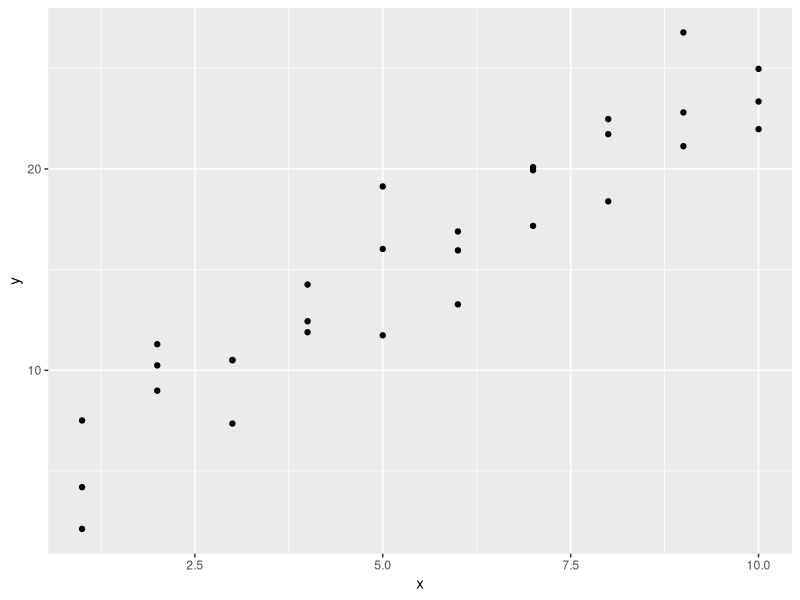
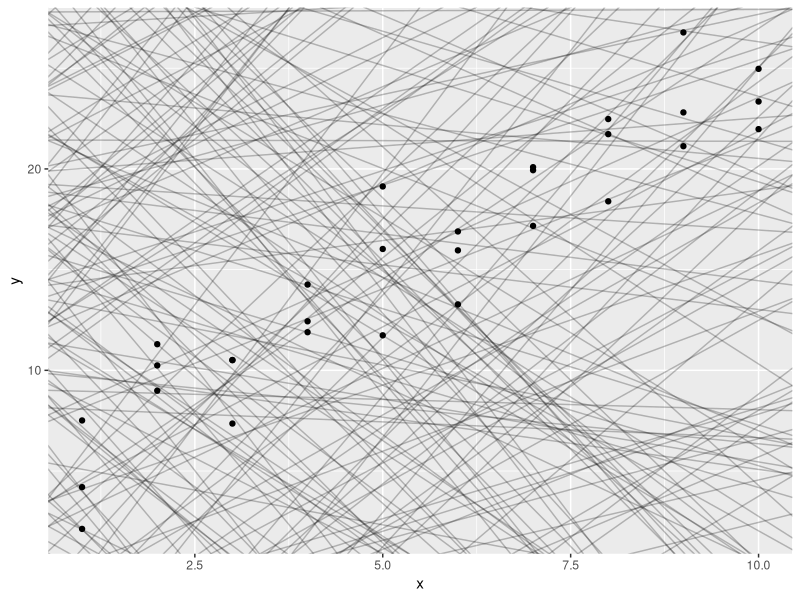
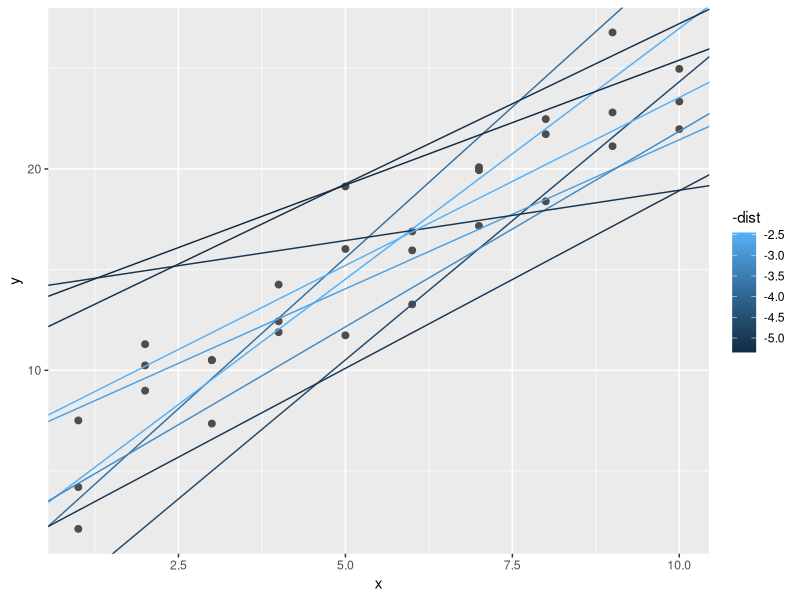
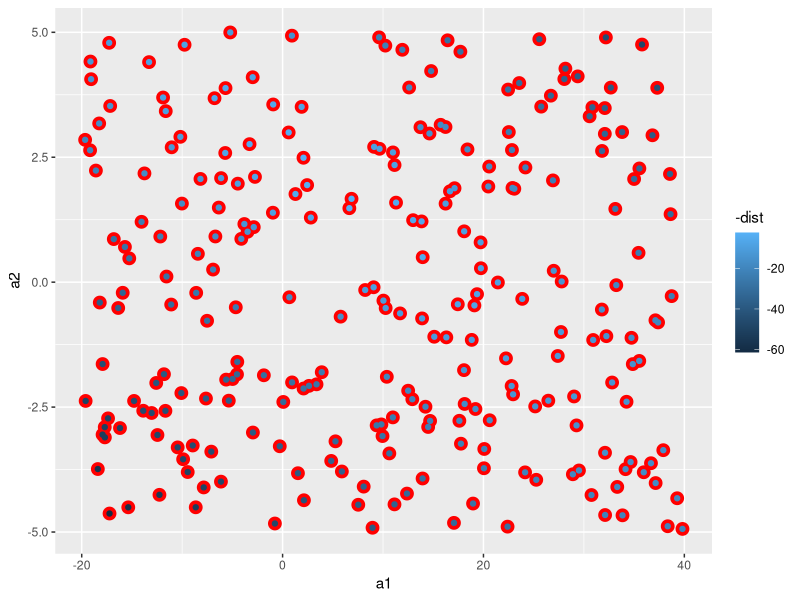
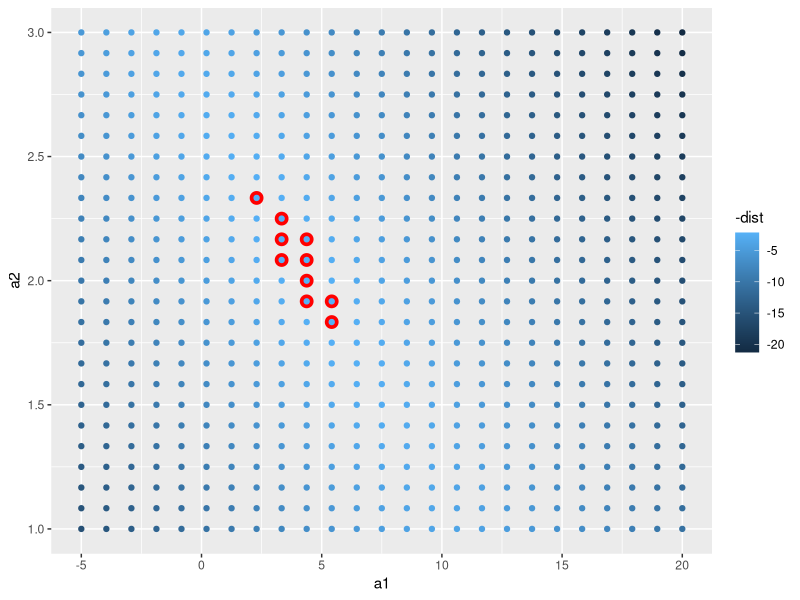
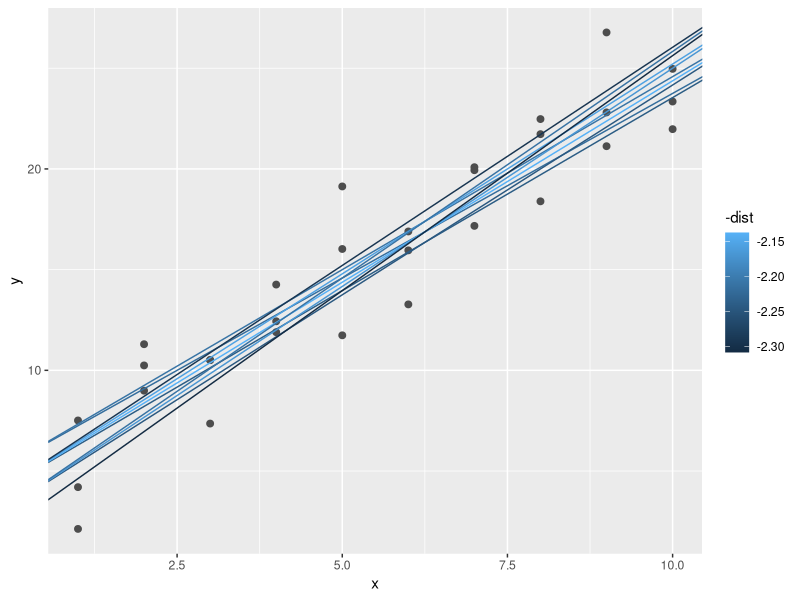
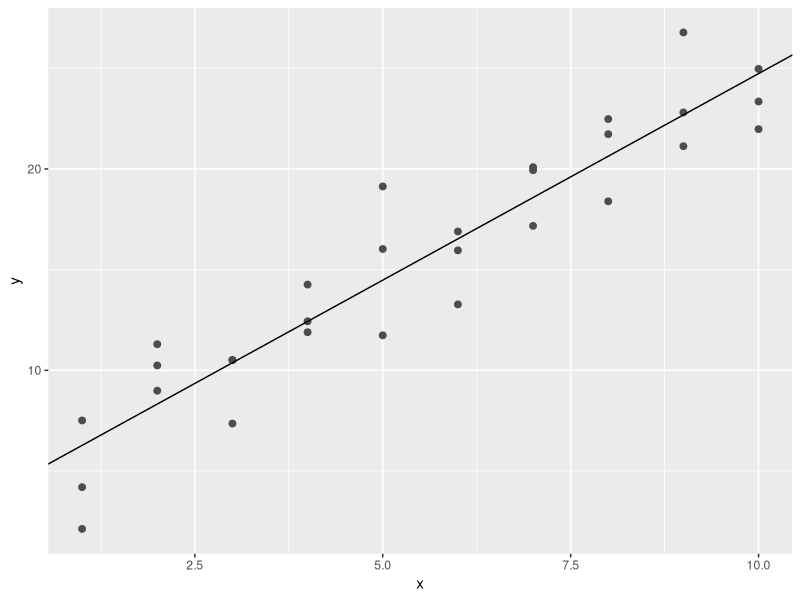
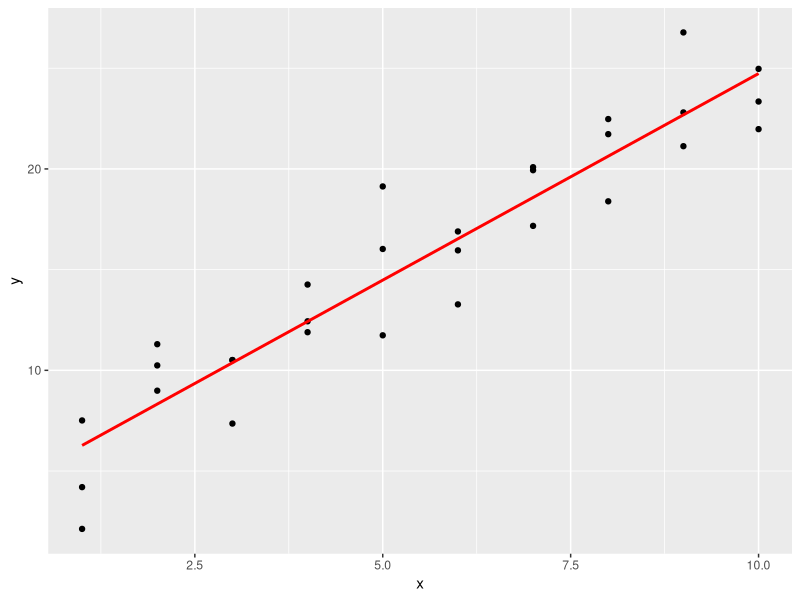

Source code (R) for these figures, in order: (Note: this script raises an error after producing the figures.)
############ INTRODUÇÃO
# O objetivo de um modelo é fornecer um resumo simples de baixa dimensão de um conjunto de dados.

# Há duas partes em um modelo:
# 1) Primeiro define uma família de modelos que expressa um padrão preciso, mas genérico, e que deseja
# capturar. Ex: O Padrão pode ser uma linha reta, ou uma curva quadrática. Expressará a família de 
# modelo como uma equeção.

# 2) Depois gera um modelo ajustado ao encontrar o modelo da família que seja mais próximo de seus
# dados. Isso pega a família genérica do modelo e a torna específica.

# É importante entender que um modelo ajustado é apenas o modelo mais próximo de uma família de 
# modelos.
# O objetivo de um modelo não é descobrir a verdade, mas descobrir uma aproximação simples que ainda
# seja útil.

########## PRÉ-REQUISITOS
# Nesse capítulo será usado o pacote modelr, que envolve as funções de modelagem do R base para fazê-lo
# naturalmente em um pipe.
library(tidyverse)

library(modelr)
options(na.action = na.warn)

##################### UM MODELO SIMPLES
# Dar uma olhada no conjunto de dados simulados sim1. Contém duas variáveis contínuas, x e y
# Construiremos um gráfico para verificar como estão relacionadas:
ggplot(sim1, aes(x,y)) +
  geom_point()

# Para esse caso simples, podemos usar geom_abline(), que recebe uma inclinação e uma interseção como 
# parâmetros. Mais tarde aprenderemos mais técnicas gerais que funcionam com qualquer modelo:
models <- tibble(
  a1 = runif(250, -20, 40),
  a2 = runif(250, -5, 5)
)

ggplot(sim1, aes(x, y))+
  geom_abline(
    aes(intercept = a1, slope = a2),
    data = models, alpha = 1/4
  ) + 
  geom_point()

# Uma maneira fácil de começar é encontrando a distância vertical entre cada ponto e o modelo.
# Essa distância é apenas a diferença entre o valor de y dado pelo modelo (a previsão) e o valor real
# de y nos dados (a resposta).

# Para calcular a distância, primeiro transformamos nossa família de modelos em uma função R. Recebe
# os parâmetros do modelo e os dados como entradas, e dá valores previstos pelo modelo como saída:
model1 <- function(a, data) {
  a[1] + data$x * a[2]
}
model1(c(7, 1, 5), sim1)

# Em seguida, precisamos de uma maneira de calcular a distância geral entre os valores previstos e 
# reiais. O gráfico mostra 30 distâncias como colapsar isso em um único número?

# Uma maneira comum de fazer isso em estatística é usar o "desvio da raiz do valor quadrático médio".
# Nós calculamos a diferença entre real e previsto,elevamos ao quadrado, tiramos sua média e, então 
# determinamos a raiz quadrada. Essa distância tem várias propriedades matemáticas atraentes.
measure_distance <- function(mod, data){
  diff <- data$y - model1(mod, data)
  sqrt (mean(diff ^ 2))
}
measure_distance(c(7, 1, 5), sim1)

# Agora podemos usar o purrr para calcular a distância para todos os modelos definidos anteriormente
# Precisamos de uma função auxiliar, já que nossa função de distância espera o modelo como um vetor
# numérico de comprimento 2:
sim1_dist <- function(a1, a2){
  measure_distance(c(a1, a2), sim1)
}

models <- models %>%
  mutate(dist = purrr::map2_dbl(a1, a2, sim1_dist))
models

# Em seguida vamos sobrepor os 10 melhores modelos sobre os dados. Colori os modelos com -dist: essa
# é a maneira mais eficaz de garantir que os melhores modelos(isto é, os que têm a menor distância),
# recebam as cores mais brilhantes:
# www.altabooks.com.br 
ggplot(sim1, aes(x, y)) +
  geom_point(size = 2, color = "grey30") +
  geom_abline(
    aes(intercept = a1, slope = a2, color = -dist),
    data = filter(models, rank(dist) <= 10)
  )

# Também podemos pensar sobre esses modelos como observações e visualizá-los com um diagrama de 
# dispersão de a1 versus a2, novamente colorido por -dist.Não será possível ver diretamente como o 
# modelo se compara aos dados, mas podemos ver muitos modelos ao mesmo tempo. Novamente, destaquei os
# 10 melhores modelos, desta vez desenhando círculos abaixo deles:
ggplot(models, aes(a1, a2))+
  geom_point(
    size = 4, color = "red"
  ) + 
  geom_point(aes(colour = -dist))

# Em vez de tentar vários modelos aleatórios, poderíamos ser mais sistemáticos e gerar uma grade 
# igualmente espaçada de pontos (isso é chamado de b)usca em grade).
grid <- expand.grid(
  a1 = seq(-5, 20, length = 25),
  a2 = seq(1, 3, length = 25)
) %>%
  mutate(dist = purrr::map2_dbl(a1, a2, sim1_dist))

grid %>%
  ggplot(aes(a1, a2)) +
  geom_point(
    data = filter(grid, rank(dist) <= 10),
    size = 4, colour = "red"
  ) +
  geom_point(aes(color = -dist))

# Quando sobrepôe os 10 melhores modelos de volta sobre os dados originais, todos eles parecem muito
# bons.
ggplot(sim1, aes(x, y)) +
  geom_point(size = 2, color = "grey30") +
  geom_abline(
    aes(intercept = a1, slope = a2, color = -dist),
    data = filter(grid, rank(dist) <= 10)
  )

# Poderia imaginar tornar essa grade cada vez melhor interativamente até que tenha afunilado até o 
# melhor modelo. Há uma maneira mais adequada de atacar esse problema: com uma ferramenta de minimi-
# zação numérica chamada busca Newton-Raphson. A intuição de Newton-Raphson é bem simples: escolhe 
# um ponto inicial e procura pela inclinação mais íngreme. Então desce um pouco dessa inclinação e 
# repete a ação várias vezes, até o limite. Em R, podemos fazer isso com optim():
best <- optim(c(0, 0), measure_distance, data = sim1)
best$par

ggplot(sim1, aes(x, y)) +
  geom_point(size = 2, color="grey30") +
  geom_abline(intercept = best$par[1], slope = best$par[2])

# Então esse simples modelo é equivalente a um modelo linear geral onde n é 2 é x_1 é x. R tem uma 
# ferramenta especificamente projetada para ajustar modelos lineares chamada lm()
sim1_mod <- lm(y ~ x, data = sim1)
coef(sim1_mod)

###################### VISUALIZANDO MODELOS 
# Aqui, no entanto, seguirá um caminho diferente. Focaremos em entender um modelo ao observar suas 
# previsõe. Isso tem uma grande vantagem: todo tipo de modelo preditivo faz previsões.

##################### PREVISÕES 
# Para visualizar as previsões de um modelo, começamos gerando uma grande igualmente espaçada  de 
# valores que cobrem a região onde nossos dados estão. A maneira mais fácil de fazer isso é usar
# modelr::data_grid().Seu primeiro argumento é um data frame, e para cada argumento subsequente ele 
# encontra variáveis únicas, e, então, gera todas as combinações:
grid <- sim1 %>%
  data_grid(x)
grid

# Em seguida adicionamos previsões. Usaremos modelr::add_predictions(), que recebe um data frame e 
# um modelo. Ela adiciona as previsões do modelo a uma nova coluna no data frame:
grid <- grid %>%
  add_predictions(sim1_mod)
grid

# Em seguida fazemos os gráficos das previsões. Pode ficar surpreso com todo esse trabalho extra 
# comparado a só usar_abline(). Mas a vantagem dessa abordagem é que ela funcionará com qualquer 
# modelo em R, do mais simples ao mais complexo.
ggplot(sim1, aes(x)) +
  geom_point(aes(y = y)) +
  geom_line(
    aes(y = pred),
    data = grid, 
    colour = "red",
    size = 1
  )

################# RESIDUOS
# O outro lado das previsões os resíduos.As previsões lhe dizem o padrão que o modelo capturou, e os 
# resíduos lhe dizem o que o modelo perdeu. Os resíduos são apenas as distâncias entre os valores
# observados e previstos que calculamos antes.

# Adicionamos resíduos aos dados com add_residuals(), que funciona como add_predictions(). Note, no
# entanto, que usamos o conjunto de dados original, não a grade manufaturada. Isso porque para 
# calcular resíduos precisamos dos valores reais de y:
sim1 <- sim1 %>%
  add_residuals(sim1_mod)
sim1

# Há algumas maneiras diferentes de entender o que os resíduos nos contam sobre o modelo, Uma delas
# é simplesmente desenhar um polígono de frequencia para nos ajudar a compreender a dispersão dos 
# resíduos:
ggplot(sim1, aes(resid)) + 
  geom_freqpoly(binwidth = 0.5)

# Isso lhe ajuda a calibrar a qualidade do modelo: quão distantes etão as previsões com relação aos 
# valores observados? Note que a média dos resíduos será sempre 0.
ggplot(sim1, aes(x, resid)) + 
  geom_ref_line(h = 0) +
  geom_point()

################## FORMULAS E FAMILIAS DE MODELOS
# Em R, as foŕmulas fornecem uma maneira geral de obter "comportamento especial". Em vez de avaliar
# logo os valores das variáveis, elas os capturam para que possam ser interpretados pela função.

# Se desejar ver o que o R realmente faz, use a função model_matrix(). Ela recebe um data frame e uma
# fórmula e retorna um tibble que define a equação modelo:
df <- tribble(
  ~y, ~x1, ~x2,
  4, 2, 5,
  5, 1, 6
)
model_matrix(df, y ~ x1)

# A maioria pelo qual o R adiciona inerseção (intercept) ao modelo é simplesmente tendo uma coluna
# cheia de uns. Por padrão, o R sempre adicionará essa coluna. Se você não quer isso, precisa
# explicitar, para que ela seja deixada de lado com -1:
model_matrix(df, y ~ x1 - 1)

# A matriz do modelo aumenta de maneira nada surpreendente quando adicionamos mais variáveis ao modelo
model_matrix(df, y ~ x1 + x2)

############## VARIÁVEIS CATEGÓRICAS
# Gerar uma função a partir de uma fórmula é algo bem direto quando o previsor é contínuo, mas as 
# coisas ficam um pouco mais complicadas quando o previsor é categórico.
df <- tribble(
  ~ sex, ~ response, 
  "male", 1,
  "female", 2,
  "male", 1
)
model_matrix(df, response ~ sex)

# Se você focar em visualizar previsões, não precisará se preocupar com a parametrização exata.
# Vamos observar alguns dados e modelos para concretizar o assuneto. Aqui está o conjunto de dados
# sim2 de modelr:
ggplot(sim2) +
  geom_point(aes(x, y))

# Podemos ajustar nele um modelo e gerar previsões:
mod2 <- lm(y ~ x, data = sim2)
grid <- sim2 %>%
  data_grid(x) %>% 
  add_predictions(mod2)
grid

# Efetivamente, um modelo com um x categórico irá prever o valor médio para cada categoria. (Por quê? 
# Porque a média minimiza a distância da raiz quadrática média)
# Podemos ver claramente se sobrepusermos as previsões sobre os dados originais:
ggplot(sim2, aes(x)) +
  geom_point(aes(y = y)) +
  geom_point(
    data = grid,
    aes(y = pred),
    color = "red",
    size = 4
  )

# Não pode fazer previsões sobre níveis que não observou. Áz vezes fará isso por acidente, então é
# bom reconhecer esta mensagem de erro:
tribble(x = "e") %>%
  add_predictions(mod2)

################## ITERAÇÕES (CONTÍNUA E CATEGÓRICA)
# O que acontece quando você combina uma variável contínua e uma categórica? O sim3 contém um previsor
# categórico e um previsor contínuo. Podemos visualizá-lo com um gráfico simples:
ggplot(sim3, aes(x1, y)) +
  geom_point(aes(color = x2))

# Há dois modelos possíveis de encaixar nesses dados:
mod1 <- lm(y ~ x1 + x2, data = sim3)
mod2 <- lm(y ~ x1 * x2, data = sim3)

# Quando adiciona variáveis com +, o modelo estimará cada efeito independentemente de todos os outros
# É possivel ajustar a chamada interação usando *. Por exemplo, y ~ x1 * x2 é traduzida para 
# y = a_0 + a_1 * a1 + a_2 + a_12 * a1 * a2. Note que sempre que usa *, ambos, a interação e os 
# componentes indiciduais, são incluídos no modelo:
grid <- sim3 %>%
  data_grid(x1, x2) %>%
  gather_predictions(mod1, mod2)
grid

# Podemos visualizar os resultados de ambos os modelos em um gráfico usando facetas:
ggplot(sim3, aes(x1, y, color = x2)) +
  geom_point() +
  geom_line(data = grid, aes(y = pred)) +
  facet_wrap(~ model)

# Note que o modelo que usa + tem a mesma inclinação para cada linha, mas interseções diferentes.
# O modelo que usa * tem um declive e uma interseção diferente para cada linha.

# Qual modelo é melhor para esses dados? Podemos observar os resíduos. Aqui fiz facetas de ambos os 
# modelos e x2, pois isso facilita a visualização do padrão dentro de cada grupo:
sim3 <- sim3 %>%
  gather_residuals(mod1, mod2)

ggplot(sim3, aes(x1, resid, color = x2))+
  geom_point() +
  facet_grid(model ~ x2)

# Há um padrão pouco óbvio nos resíduos de mod2. Os resíduos de mod1 mostram que o modelo perdeu 
# claramente algum padrão em b, e um pouco menos, mas ainda presente, está o padrão em c e d. 

#####################INTERAÇÕES (DUAS CONTÍNUAS)
# Vamos dar uma olhada no modelo equivalente para duas variáveis contínuas. Inicialmente as coisas
# procedem quase idênticas ao exemplo anterior:
mod1 <- lm(y ~ x1 + x2, data = sim4)
mod2 <- lm(y ~ x1 * x2, data = sim4)

grid <- sim4 %>%
  data_grid(
    x1 = seq_range(x1, 5),
    x2 = seq_range(x2, 5)
  ) %>%
  gather_predictions(mod1, mod2)
grid

# Note a aplicação seq_range() dentro de data_grid(). Em vez de utilizar cada valor único de x,
# foi usado uma grade regularmente espaçada de cinco valores entre os números mínimo e máximo.

# pretty = TRUE => gerará uma sequencia "bonita", isto é, algo que pareça bonito aos olhos humanos
# será bonito se quiser produzir tabelas de saída:
seq_range(c(0.0123, 0.923423), n = 5)
seq_range(c(0.0123, 0.923423), n = 5, pretty = TRUE)

# trim = 0.1 => vai aparar 10% dos valores da cauda. Terá utilidade se a variável tiver uma 
# distribuição de cauda longa e quiser focar focar em gerar valores próximos do centro:
x1 <- rcauchy(100)

seq_range(x1, n = 5)
seq_range(x1, n = 5, trim = 0.10)
seq_range(x1, n = 5, trim = 0.25)
seq_range(x1, n = 5, trim = 0.50)

# expand = 0.1 => é de certa forma, o oposto de trim(), ele expande a faixa em 10%:
x2 <- c(0, 1)

seq_range(x2, n = 5)
seq_range(x2, n = 5, expand = 0.10)
seq_range(x2, n = 5, expand = 0.25)
seq_range(x2, n = 5, expand = 0.50)

# Em seqguida vamos tentar visualizar esse modelo. Temos dois provisores continuos, sendo assim, é 
# possível imaginar o modelo como uma superficie 3D. Poderiamos exbir usando geom_tile():
ggplot(grid, aes(x1, x2)) +
  geom_tile(aes(fill = pred)) +
  facet_wrap(~ model)

# Isso não sugere que os modelos são muito diferentes! Mas é parcialmente uma ilusão. Em vez de olhar
# a superficie de cima, poderiamos olhá-la de qualquer um dos lados, exibindo várias fatias:
ggplot(grid, aes(x1, pred, color = x2, group = x2)) + 
  geom_line() + 
  facet_wrap(~ model)
ggplot(grid, aes(x2, pred, color = x1, group = x1)) + 
  geom_line() +
  facet_wrap(~ model)

# Isso mostra que a interação entre duas variáveis contínuas funciona basicamente da mesma maneira
# que para uma variável categórica e para uma contínua.

#################TRANSFORMAÇÕES
# Também pode realizar transformações dentro da fórmula do modelo. Por exemplo, log(y) ~ sqrt(x1) + x2
# é transformada em y = a_1 + a_2 * x1 * sqrt(x) + a_3 * x2. Se a transformação envolve +, *, ^ ou ~. 
# Precisará envolvê-la com I() para que o R não a trate como parte da especificação do modelo.

# Caso se confunda com o que o seu modelo está fazendo, pode sempre usar model_matrix() para ver 
# exatamente qual equação lm() está ajustando:
df <- tribble(
  ~y, ~x,
  1,  1,
  2,  2,
  3,  3
)
model_matrix(df, y ~ x^2 + x)

model_matrix(df, y ~ I(x^2) + x)

# Transformação são úteis, porque você pode usá-la para aproximar funções não lineares.Isso significa 
# que poderá usar uma função linear para chegar arbitrariamente próximo de uma função suave 
# encaixando uma equação como y = a_1 + a_2 * x + a_3 * x ^ 2 + a_4 * x_3. Digitar esse sequencia à 
# mão é entediante, então o R, fornece uma função auxiliar, poly():
model_matrix(df, y ~ poly(x, 2))

# Contudo, há um grande problema no uso de poly(): fora da faixa dos dados, os polínômios disparam 
# rapidamente para o infinito positivo ou negativo. A alternativa mais segura é usar o spline
# natural, splines::ns():
library(splines)
model_matrix(df, y ~ ns(x, 2))

# Vejamos como isso fica quando tentamos nos aproximar de uma função não linear:
sim5 <- tibble(
  x = seq(0,3.5 * pi,length = 50),
  y = 4 * sin(x) + rnorm(length(x))
)

ggplot(sim5, aes(x, y))+
  geom_point()

# Vou austar cinco modelos nestes dados:
mod1 <- lm(y ~ ns(x, 1), data = sim5)
mod2 <- lm(y ~ ns(x, 2), data = sim5)
mod3 <- lm(y ~ ns(x, 3), data = sim5)
mod4 <- lm(y ~ ns(x, 4), data = sim5)
mod5 <- lm(y ~ ns(x, 5), data = sim5)

grid <- sim5 %>%
  data_grid(x = seq_range(x, n = 50, expand = 0.1)) %>%
  gather_predictions(mod1, mod2, mod3, mod4, mod5, .pred = "y")

ggplot(sim5, aes(x, y)) +
  geom_point() +
  geom_line(data = grid, color = "red") +
  facet_wrap(~ model)

# Note que a extrapolação fora da faixa dos dados é claramente ruim. Essa é a desvantagem de aproximar
# uma função com um polinômio. Mas é um problema muito real com todos os modelos: o modelo nunca pode
# lhe dizer se o comportamento é verdadeiro quando você começa a extrapolar fora da faixa dos dados 
# determinada. Deve-se apoiar na teoria e na ciência.

#################### VALORES FALTANTES
# Valores faltantes obviamente não podem transmitir qualque informação sobre o relacionamento entre 
# as variáveis, então as funções de modelagem deixarão de lado qualquer linha que contenha valores
# faltantes. O comportamento padrão do R é deixá-las de lado discretamente, mas
# options(na.action = na.warm)(executado nos pré-requisitos) garante que receba uma aviso:
df <- tribble(
  ~x, ~y,
  1,  2.2,
  2,  NA,
  3,  3.5,
  4,  8.3,
  NA, 10
)

mod <- lm(y ~ x, data = df)

# Para suprimir o aviso, configure na.action = na.exclude:
mod <- lm(y ~ x, data = df, na.action = na.exclude)

# Pode ver sempre exatamente quantas observações foram usadas com nobs():
nobs(mod)
